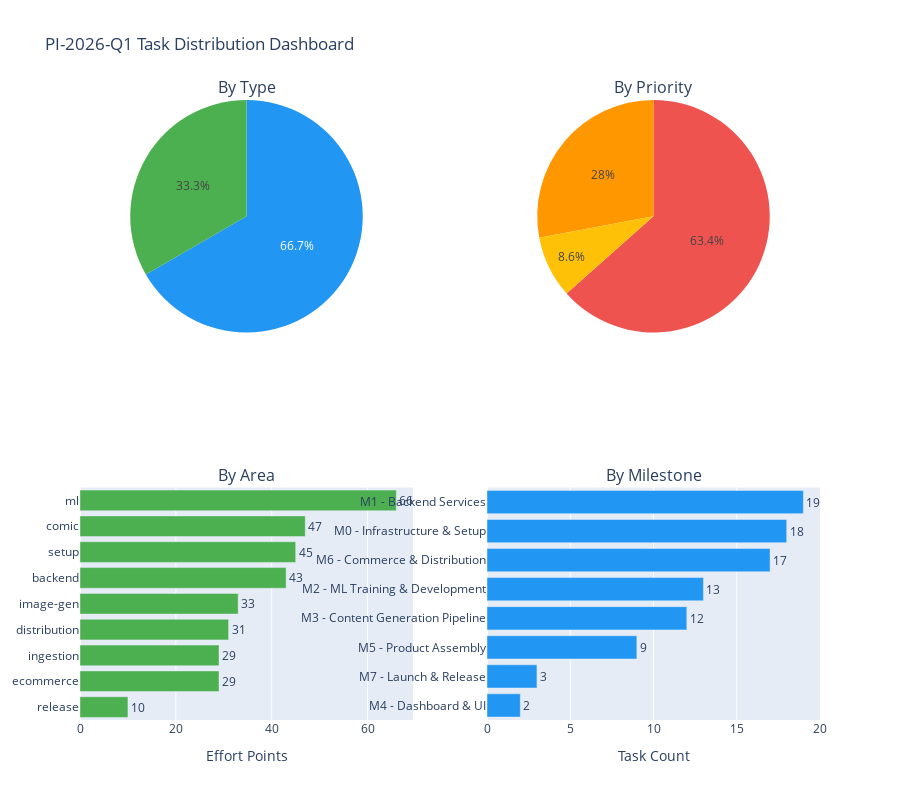

This figure's notebook cell:
### Markdown cell above
## 8. 🎯 Task Distribution (Type, Priority, Area)

### Code cell
# Create multi-chart dashboard
from plotly.subplots import make_subplots

fig = make_subplots(
    rows=2, cols=2,
    subplot_titles=('By Type', 'By Priority', 'By Area', 'By Milestone'),
    specs=[[{'type': 'pie'}, {'type': 'pie'}],
           [{'type': 'bar'}, {'type': 'bar'}]]
)

# 1. By Type
type_counts = df['type'].value_counts()
fig.add_trace(
    go.Pie(labels=type_counts.index, values=type_counts.values, 
           marker=dict(colors=['#2196F3', '#4CAF50', '#FF6B6B'])),
    row=1, col=1
)

# 2. By Priority
priority_counts = df['priority'].value_counts()
fig.add_trace(
    go.Pie(labels=priority_counts.index, values=priority_counts.values,
           marker=dict(colors=['#EF5350', '#FF9800', '#FFC107', '#8BC34A'])),
    row=1, col=2
)

# 3. By Area (effort)
area_effort = df.groupby('area')['effort'].sum().sort_values(ascending=True)
fig.add_trace(
    go.Bar(x=area_effort.values, y=area_effort.index, orientation='h',
           marker=dict(color='#4CAF50'), text=area_effort.values, textposition='outside'),
    row=2, col=1
)

# 4. By Milestone (task count)
milestone_counts = df['milestone'].value_counts().sort_values(ascending=True)
fig.add_trace(
    go.Bar(x=milestone_counts.values, y=milestone_counts.index, orientation='h',
           marker=dict(color='#2196F3'), text=milestone_counts.values, textposition='outside'),
    row=2, col=2
)

fig.update_layout(
    title_text='PI-2026-Q1 Task Distribution Dashboard',
    height=800,
    showlegend=False
)

fig.update_xaxes(title_text='Effort Points', row=2, col=1)
fig.update_xaxes(title_text='Task Count', row=2, col=2)

fig.show()

# Print summary
print("\n📊 Distribution Summary:")
print(f"\n   By Type: {dict(type_counts)}")
print(f"   By Priority: {dict(priority_counts)}")
print(f"\n   Top 3 Areas by Effort:")
top_areas = df.groupby('area')['effort'].sum().sort_values(ascending=False).head(3)
for area, effort in top_areas.items():
    print(f"      {area}: {effort} pts")

### Figure 1 — Plotly figure (JSON) as saved in the notebook; plotly's stock layout.template omitted (floating-point values rounded to 4 significant figures)
{"data": [{"domain": {"x": [0, 0.45], "y": [0.625, 1]}, "labels": ["Task", "Feature"], "marker": {"colors": ["#2196F3", "#4CAF50", "#FF6B6B"]}, "type": "pie", "values": [62, 31]}, {"domain": {"x": [0.55, 1], "y": [0.625, 1]}, "labels": ["p0", "p1", "p2"], "marker": {"colors": ["#EF5350", "#FF9800", "#FFC107", "#8BC34A"]}, "type": "pie", "values": [59, 26, 8]}, {"marker": {"color": "#4CAF50"}, "orientation": "h", "text": [10.0, 29.0, 29.0, 31.0, 33.0, 43.0, 45.0, 47.0, 66.0], "textposition": "outside", "type": "bar", "x": [10, 29, 29, 31, 33, 43, 45, 47, 66], "xaxis": "x", "y": ["release", "ecommerce", "ingestion", "distribution", "image-gen", "backend", "setup", "comic", "ml"], "yaxis": "y"}, {"marker": {"color": "#2196F3"}, "orientation": "h", "text": [2.0, 3.0, 9.0, 12.0, 13.0, 17.0, 18.0, 19.0], "textposition": "outside", "type": "bar", "x": [2, 3, 9, 12, 13, 17, 18, 19], "xaxis": "x2", "y": ["M4 - Dashboard & UI", "M7 - Launch & Release", "M5 - Product Assembly", "M3 - Content Generation Pipeline", "M2 - ML Training & Development", "M6 - Commerce & Distribution", "M0 - Infrastructure & Setup", "M1 - Backend Services"], "yaxis": "y2"}], "layout": {"annotations": [{"font": {"size": 16}, "showarrow": false, "text": "By Type", "x": 0.225, "xanchor": "center", "xref": "paper", "y": 1, "yanchor": "bottom", "yref": "paper"}, {"font": {"size": 16}, "showarrow": false, "text": "By Priority", "x": 0.775, "xanchor": "center", "xref": "paper", "y": 1, "yanchor": "bottom", "yref": "paper"}, {"font": {"size": 16}, "showarrow": false, "text": "By Area", "x": 0.225, "xanchor": "center", "xref": "paper", "y": 0.375, "yanchor": "bottom", "yref": "paper"}, {"font": {"size": 16}, "showarrow": false, "text": "By Milestone", "x": 0.775, "xanchor": "center", "xref": "paper", "y": 0.375, "yanchor": "bottom", "yref": "paper"}], "height": 800, "showlegend": false, "title": {"text": "PI-2026-Q1 Task Distribution Dashboard"}, "xaxis": {"anchor": "y", "domain": [0, 0.45], "title": {"text": "Effort Points"}}, "xaxis2": {"anchor": "y2", "domain": [0.55, 1], "title": {"text": "Task Count"}}, "yaxis": {"anchor": "x", "domain": [0, 0.375]}, "yaxis2": {"anchor": "x2", "domain": [0, 0.375]}}}
